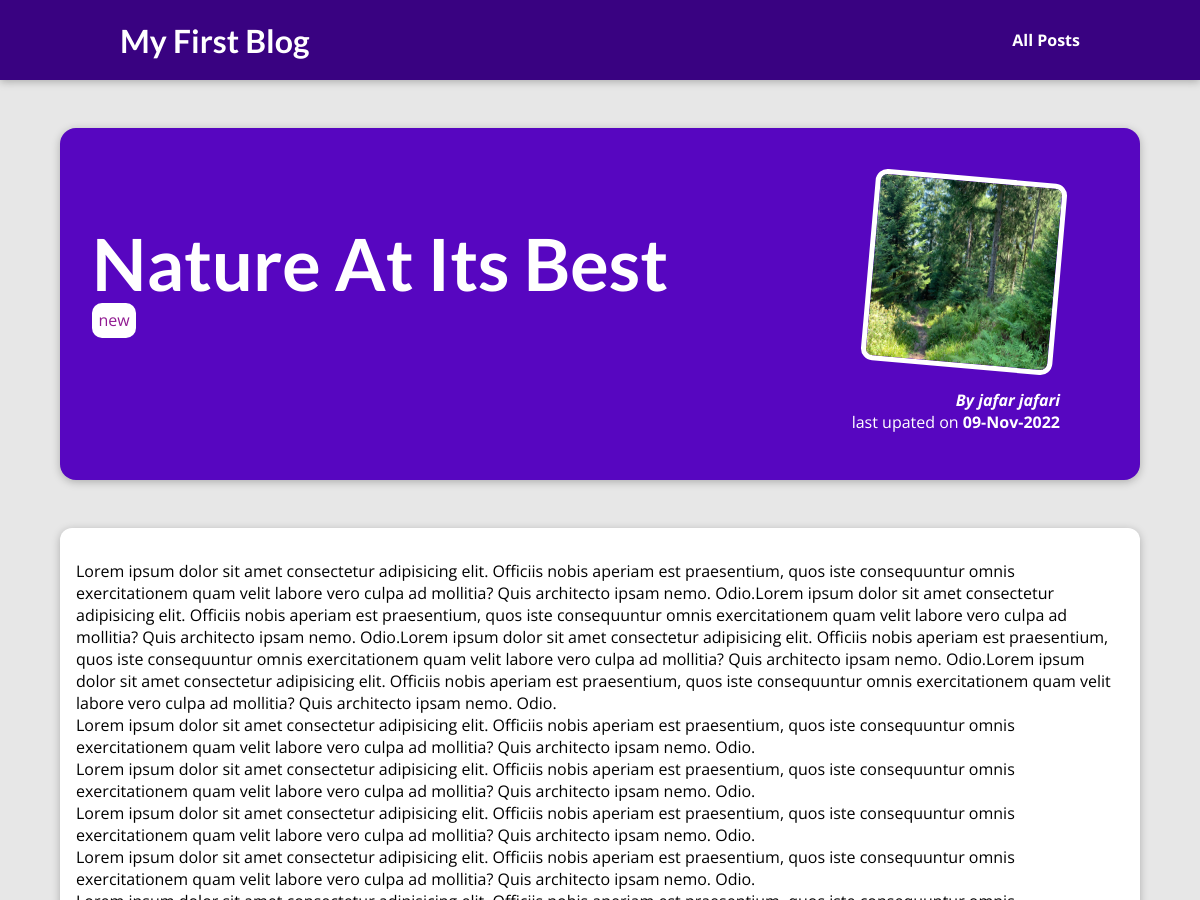
Page /posts/nature-at-its-best (upper part) on the earlier database version.
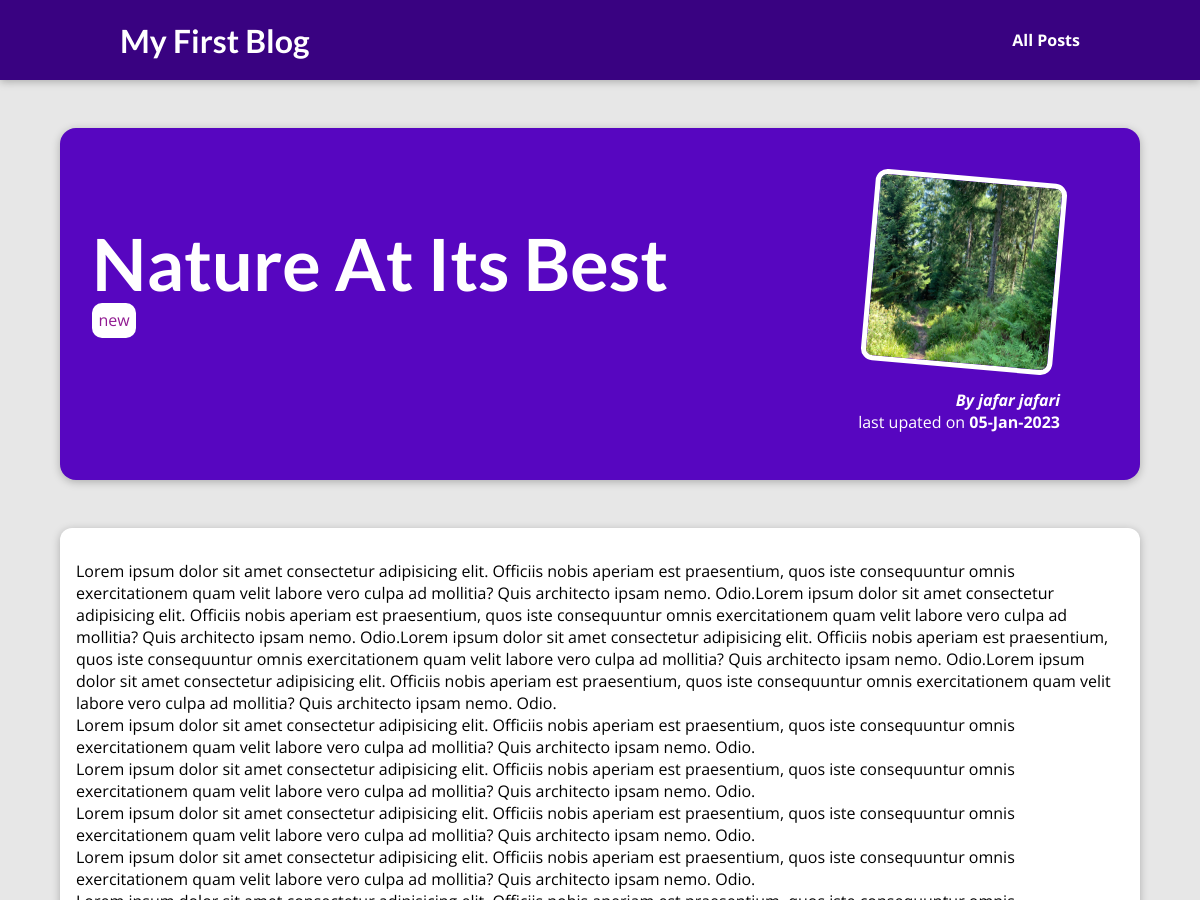
Same page on the later database version.
### blog/models.py (models this page shows, shortened)
class Post(models.Model):
    title = models.CharField(max_length=100)
    excerpt = models.TextField(max_length=200)
    content = models.TextField(max_length=5000 ,validators=[MinLengthValidator(limit_value=10)])
    image = models.ImageField(upload_to = "uploads" , null = True)
    date= models.DateField(auto_now=True)
    slug = models.SlugField(db_index=True , unique=True )
    author = models.ForeignKey(Author ,on_delete=models.SET_NULL ,null=True  ,related_name="posts")
    tag = models.ManyToManyField(Tag)

class Author(models.Model):
    first_name = models.CharField(max_length=50)
    last_name = models.CharField(max_length=50)
    email = models.EmailField(max_length=50)

class Tag(models.Model):
    captions = models.CharField(max_length=20)

### blog/views.py (the view, shortened to what this page needs)
# urls.py: path("posts/<slug:slug>" , views.PostDetailView.as_view() , name="post_detail_page"),
class PostDetailView(View):
    def get(self , request , slug):
        post = Post.objects.get(slug=slug)
        context = {
            "post": post ,
            "post_tags": post.tag.all() ,
            "comment_form": CommentForm(),
            "comments" : post.comments.all().order_by("-id"),
        }
        return render(request , "blog/post_detail.html", context)

### blog/templates/blog/post_detail.html (shortened to what this page needs)
{% extends 'base.html' %}
{% load static %}
{% block css_files %}
<link rel="stylesheet" href="{% static 'blog/post-detail.css' %}">
{% endblock  %}
{% block content %}
<section id="summary">
<article>
    <img src="{{post.image.url}}" alt="{{post.page_title}}">
    <address>By<a href="mailto:{{post.author.email}}"> {{post.author.first_name}} {{post.author.last_name}}</a></address>
    <div>last upated on <time>{{post.date|date:"d-M-Y"}}</time></div>
</article>
<h2>{{post.title|title}}</h2>
<div>
    {% for tag in post_tags %}
    <span class="tag">{{tag.captions}}</span>
    {% endfor %}
</div>
</section>
<main>
<p>{{post.content |linebreaks |add:'<br><hr>'}}</p>
</main>
{% endblock  %}

### templates/base.html (shortened to what this page needs)
{% load static %}
<!DOCTYPE html>
<html lang="en">
  <head>
    <link rel="stylesheet" href="{% static "app.css" %}" >
    {% block css_files %}{%endblock %}
  </head>
  <body>
    <header id="main-navigation">
      <h1><a href="{% url 'index' %}">My First Blog</a></h1>
      <nav>
        <a href="{% url 'all_posts' %}">All Posts</a>
      </nav>
    </header>
    {% block content %}{% endblock %}
  </body>
</html>

### static/app.css (style rules this page uses)
* { box-sizing: border-box; }
html { font-family: 'Open Sans', 'Lato', sans-serif; }
body { margin: 0; }
h1, h2, h3 { font-family: 'Lato', sans-serif; font-weight: bold; }
#main-navigation { width: 100%; height: 5rem; display: flex; justify-content: space-between; align-items: center; padding: 0 10%; position: absolute; top: 0; left: 0; }
#main-navigation a { text-decoration: none; color: white; font-weight: bold; }

### blog/static/blog/post-detail.css (style rules this page uses)
body { background-color: #e7e7e7; }
#main-navigation { background-color: #390281; box-shadow: 0 2px 8px rgba(0, 0, 0, 0.25); }
#summary { margin: 8rem auto 3rem auto; padding: 2rem; width: 90%; max-width: 90rem; border-radius: 16px; background-color: #5706c0; position: relative; box-shadow: 0 2px 8px rgba(0, 0, 0, 0.25); height: 22rem; }
#summary h2 { color: white; font-size: 4.5rem; margin-bottom: 0.25rem; }
#summary article { position: absolute; top: 2rem; right: 3rem; padding: 1rem 2rem; border-radius: 12px; text-align: right; color: white; }
#summary article img { width: 12rem; height: 12rem; border-radius: 12px; transform: rotateZ(5deg); border: 5px solid white; margin-bottom: 1rem; }
#summary address { font-weight: bold; }
#summary time { font-weight: bold; }
#summary a { color: white; text-decoration: none; }
main { width: 90%; max-width: 90rem; margin: 3rem auto; background-color: white; padding: 1rem; border-radius: 12px; box-shadow: 0 2px 8px rgba(0, 0, 0, 0.25); }
.tag { color: rgb(145, 27, 145); background-color: white; padding: 0.4rem; border-radius: 10px; }

Differences in the rows shown:
changed Post "Nature At Its Best": date "09-Nov-2022" → "05-Jan-2023"
